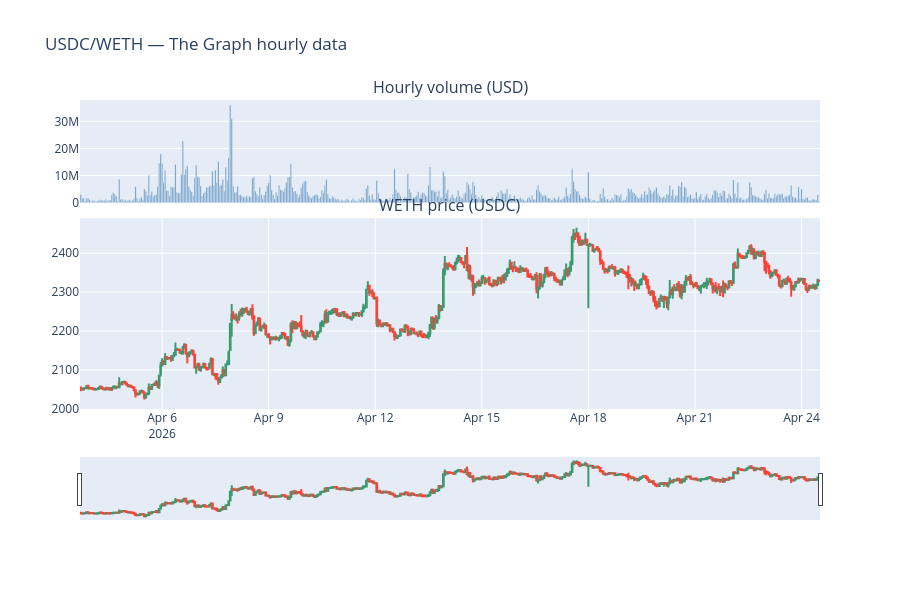

The notebook cell saved with this chart:
### Code cell
# Volume + price on one figure
fig = make_subplots(rows=2, cols=1, shared_xaxes=True, vertical_spacing=0.05,
                    subplot_titles=('Hourly volume (USD)', 'WETH price (USDC)'),
                    row_heights=[0.35, 0.65])
fig.add_trace(go.Bar(x=hr['datetime'], y=hr['volumeUSD'], name='Volume', marker_color='#4682B4'), 1, 1)
fig.add_trace(go.Candlestick(x=hr['datetime'], open=hr['open'], high=hr['high'],
                             low=hr['low'], close=hr['close'], name='Price'), 2, 1)
fig.update_layout(height=600, showlegend=False, xaxis_rangeslider_visible=False,
                  title=f"{pool['token0']['symbol']}/{pool['token1']['symbol']} — The Graph hourly data")
fig.show()

### Figure 1 — Plotly figure (JSON) as saved in the notebook; plotly's stock layout.template omitted (floating-point values rounded to 4 significant figures; data arrays with more than 128 entries replaced by an {"elided": "..."} marker saying what was removed)
{"data": [{"marker": {"color": "#4682B4"}, "name": "Volume", "type": "bar", "x": {"elided": "500 str values"}, "xaxis": "x", "y": {"elided": "500 float values"}, "yaxis": "y"}, {"close": {"elided": "500 float values"}, "high": {"elided": "500 float values"}, "low": {"elided": "500 float values"}, "name": "Price", "open": {"elided": "500 float values"}, "type": "candlestick", "x": {"elided": "500 str values"}, "xaxis": "x2", "yaxis": "y2"}], "layout": {"annotations": [{"font": {"size": 16}, "showarrow": false, "text": "Hourly volume (USD)", "x": 0.5, "xanchor": "center", "xref": "paper", "y": 1, "yanchor": "bottom", "yref": "paper"}, {"font": {"size": 16}, "showarrow": false, "text": "WETH price (USDC)", "x": 0.5, "xanchor": "center", "xref": "paper", "y": 0.6175, "yanchor": "bottom", "yref": "paper"}], "height": 600, "showlegend": false, "title": {"text": "USDC/WETH — The Graph hourly data"}, "xaxis": {"anchor": "y", "domain": [0, 1], "matches": "x2", "rangeslider": {"visible": false}, "showticklabels": false}, "xaxis2": {"anchor": "y2", "domain": [0, 1]}, "yaxis": {"anchor": "x", "domain": [0.6675, 1]}, "yaxis2": {"anchor": "x2", "domain": [0, 0.6175]}}}
